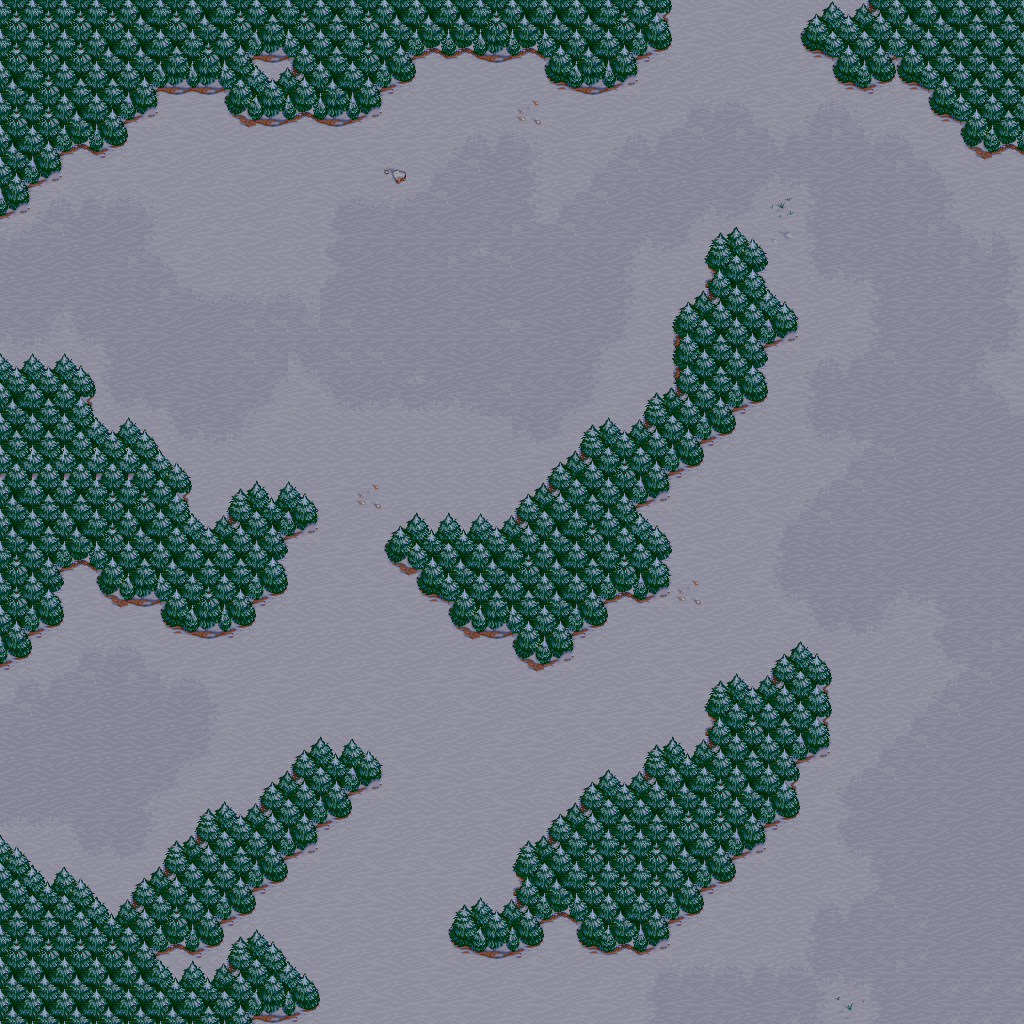

A 2D game scene composited from a Tiled map and its tileset images. What follows is a short description and the map's XML, with each tile layer's data collapsed to a summary:
An orthogonal 32x32 tile map with 32x32 px tiles, 1 tile layer (Ground).

<map version="1.0" orientation="orthogonal" renderorder="right-down" width="32" height="32" tilewidth="32" tileheight="32" nextobjectid="1">
 <tileset firstgid="1" name="terrain" tilewidth="32" tileheight="32" tilecount="384" columns="16">
  <image source="terrain.png" width="512" height="768" />
 </tileset>
 <layer name="Ground" width="32" height="32">
  <data>[1024 cells, 1024 non-empty, 61 distinct tile ids]</data>
 </layer>
</map>
